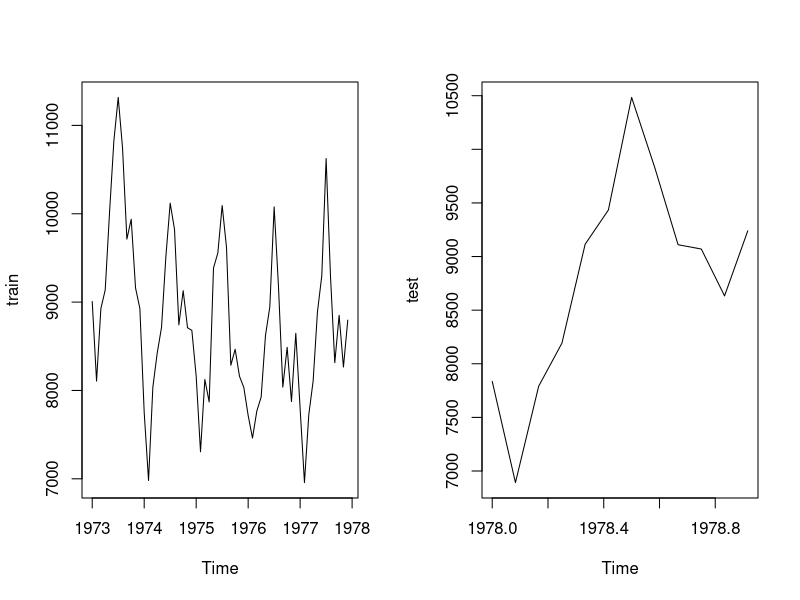
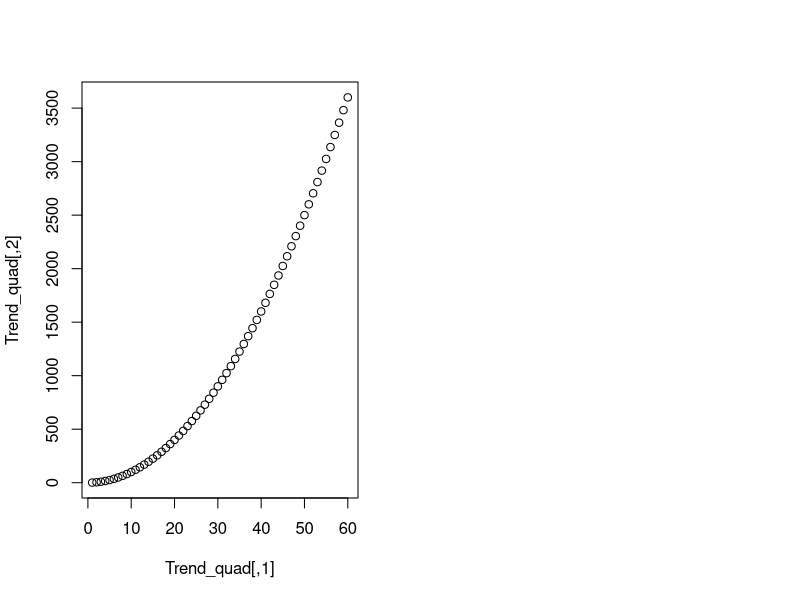
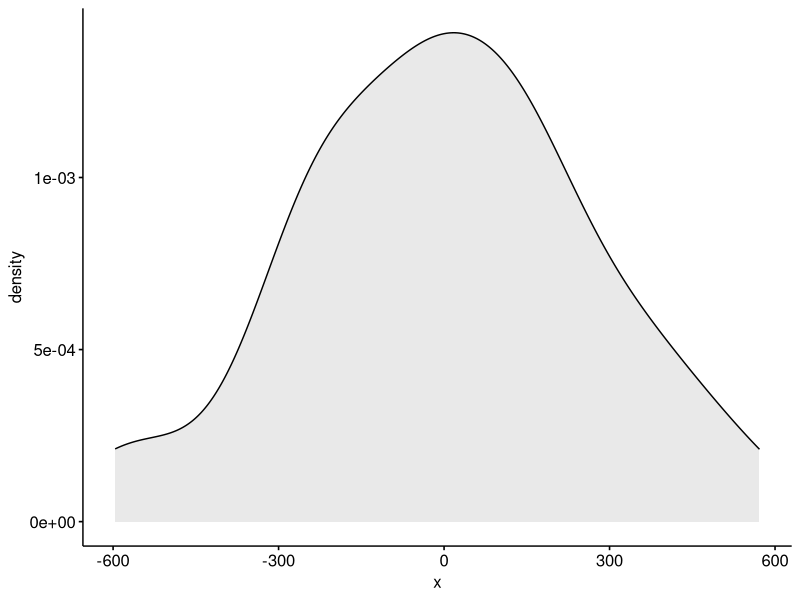
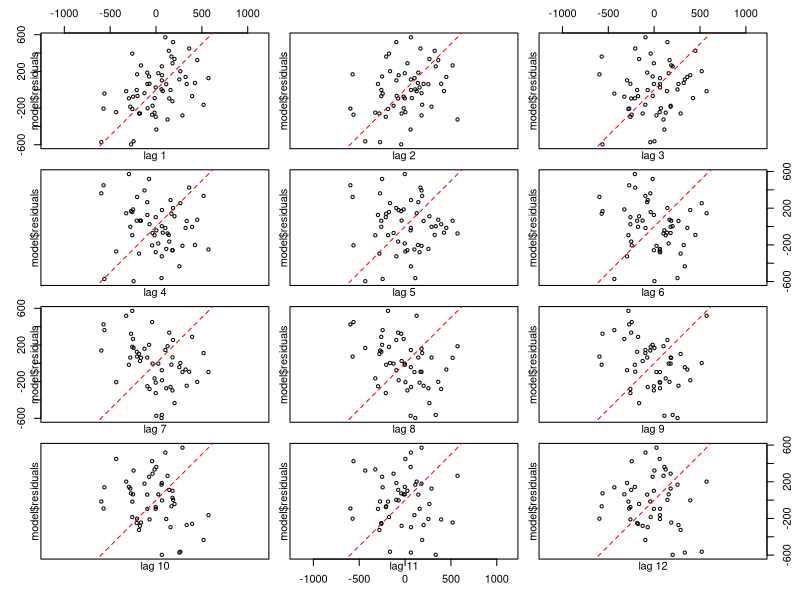
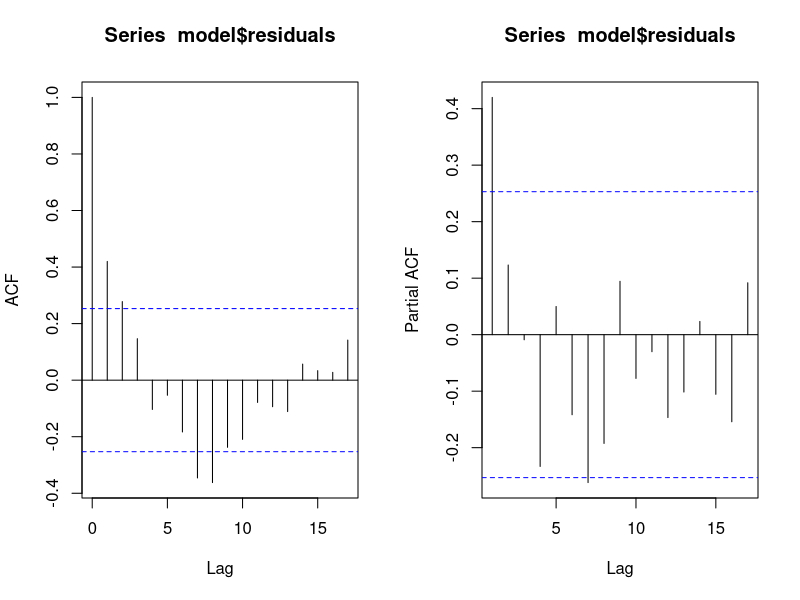
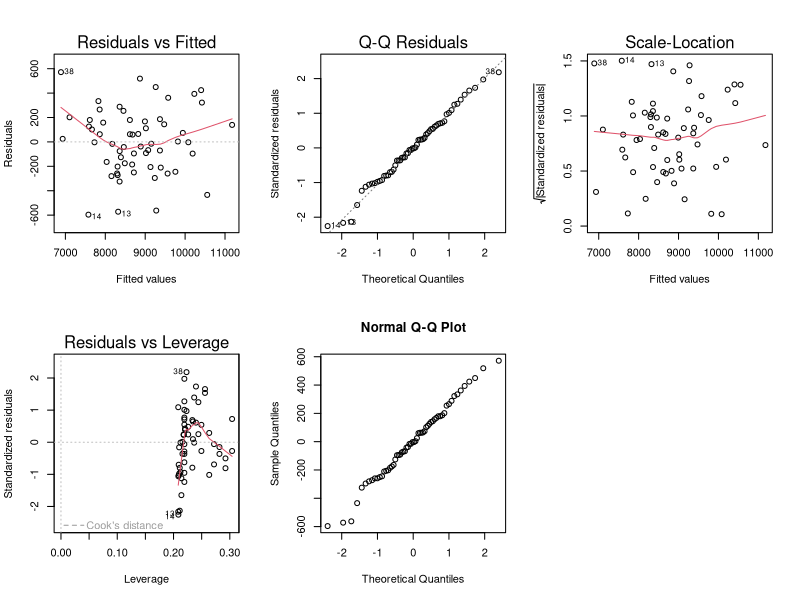

These charts were generated, in order, by the following R code: (Note: this script raises an error after producing the figures.)
## ---- chunk 1
train = window(USAccDeaths, start = 1973, end = c(1977,12))
test = window(USAccDeaths, start = 1978)

par(mfrow = c(1,2))
plot(train)
plot(test)
## ---- chunk 2
Trend_quad = cbind(seq(1,length(train),1) ,seq(1, length(train), 1)*seq(1, length(train), 1))
plot(Trend_quad)
## ---- chunk 3
f = t(as.matrix(1:6))/12
Seasonal = cbind(cos(2*pi*cbind(seq(1,length(train),1)) %*% f), sin(2*pi*cbind(seq(1,length(train),1)) %*% f))
Seasonal[,12]
## ---- chunk 4
Seasonal = Seasonal[, -12]
## ---- chunk 5
Regresseur = as.data.frame(cbind(Trend_quad, Seasonal))
Regresseur
## ---- chunk 6
model = lm(train ~ ., data = Regresseur)
summary(model)
## ---- chunk 7
#install.packages("ggpubr")
library(ggpubr)
## ---- chunk 8
ggdensity(model$residuals, fill = "lightgray")
## ---- chunk 9
lag.plot(model$residuals, 12, layout = c(4,3), do.lines = FALSE, diag.col = "red")
## ---- chunk 10
acf(model$residuals)
## ---- chunk 11
pacf(model$residuals)
## ---- chunk 12
par(mfrow = c(2,3))
plot(model)
qqnorm(model$residuals)
## ---- chunk 13
model_arima = Arima(train, order=c(1,0,0), xreg = as.matrix(Regresseur))
summary(model_arima)
## ---- chunk 14
lag.plot(model_arima$residuals, 12, layout = c(4,3), do.lines = FALSE, diag.col = "red")
## ---- chunk 15
acf(model_arima$residuals)
## ---- chunk 16
qqnorm(model_arima$residuals)
## ---- chunk 17
#t(Box.test.2(model$residuals, seq(6, 30, 6), type="Ljung-Box", decim=2, fitdf=13))
## ---- chunk 18
Trend_pred = cbind(seq(length(train)+1, length(train)+length(test), 1) ,seq(length(train)+1, length(train)+length(test), 1)* seq(length(train)+1, length(train)+length(test), 1))
plot(Trend_pred)
## ---- chunk 19
f = t(as.matrix(1:6))/12
Seasonal_pred = cbind(cos(2*pi*cbind(seq(1, length(test), 1)) %*% f), sin(2*pi*cbind(seq(1, length(test), 1)) %*% f))[, -12]
## On enlève la dernière colone car elle est de l'ordre de 10e-16 donc très faible (proche de 0)
Seasonal_pred
## ---- chunk 20
Regresseur_pred = as.data.frame(cbind(Trend_pred, Seasonal_pred))
Regresseur_pred
## ---- chunk 21
prediction = forecast(model_arima, xreg = as.matrix(Regresseur_pred))

plot(USAccDeaths)
lines(ts((model$fitted.values), start = 1973, end = c(1977, 12), frequency = 12), col = "green")
lines(ts((prediction$mean), start = c(1978,1), frequency = 12), col = "red")
## ---- chunk 22
RMSE_auto = sqrt(mean((test - prediction$mean)^2))
RMSE_auto
MAPE_auto = mean(abs((test - prediction$mean)/test))
MAPE_auto
